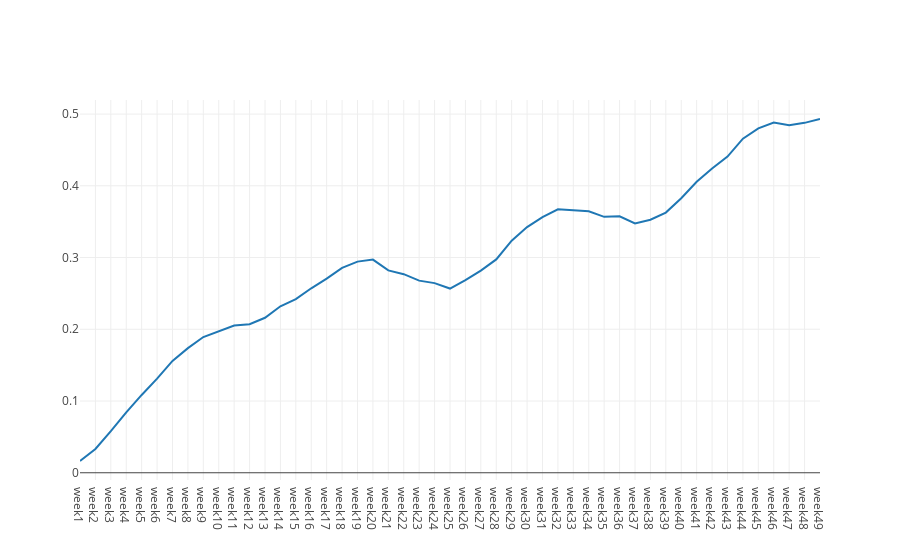

The notebook cell saved with this chart:
### Code cell
trace0 = go.Scatter(
    x = long_return.index,
    y = long_return.AAPL,
    mode = 'lines',
    name = 'lines'
)

data = [trace0]
plotly.offline.iplot(data, filename='scatter-mode')

### Figure 1 — Plotly figure (JSON) as saved in the notebook; plotly's stock layout.template omitted (floating-point values rounded to 4 significant figures)
{"data": [{"mode": "lines", "name": "lines", "type": "scatter", "x": ["week1", "week2", "week3", "week4", "week5", "week6", "week7", "week8", "week9", "week10", "week11", "week12", "week13", "week14", "week15", "week16", "week17", "week18", "week19", "week20", "week21", "week22", "week23", "week24", "week25", "week26", "week27", "week28", "week29", "week30", "week31", "week32", "week33", "week34", "week35", "week36", "week37", "week38", "week39", "week40", "week41", "week42", "week43", "week44", "week45", "week46", "week47", "week48", "week49"], "y": [0.01638, 0.03313, 0.05804, 0.08425, 0.1085, 0.1313, 0.1559, 0.1737, 0.1892, 0.1974, 0.2053, 0.207, 0.216, 0.2321, 0.242, 0.2572, 0.2705, 0.2856, 0.2943, 0.2971, 0.2821, 0.2768, 0.2678, 0.2644, 0.2568, 0.2684, 0.2817, 0.2974, 0.3236, 0.3424, 0.3563, 0.3673, 0.3662, 0.3644, 0.3567, 0.3576, 0.3475, 0.3527, 0.3627, 0.3827, 0.4056, 0.4241, 0.4407, 0.4658, 0.4801, 0.4882, 0.4844, 0.4877, 0.4931]}], "layout": {}}
